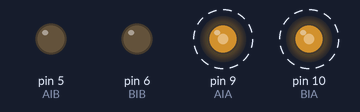
This sketch was run on a simulated Arduino Uno, built with avr-gcc and run on an emulated ATmega328P. Parts: output pins drawn as LEDs (lit = HIGH). Dashed ring = blinking.

Above: at 0.05 s.
Timing chart, 0 to 3.0 s (numbered marks = the images above):
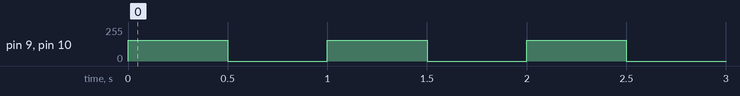

The sketch:

motor_sketch.ino
```cpp
/*
  http://www.bajdi.com
  L9110 motor driver controlling 2 small DC motors
*/

const int AIA = 9;  // (pwm) pin 9 connected to pin A-IA
const int AIB = 5;  // (pwm) pin 5 connected to pin A-IB
const int BIA = 10; // (pwm) pin 10 connected to pin B-IA
const int BIB = 6;  // (pwm) pin 6 connected to pin B-IB

byte speed = 155;  // change this (0-255) to control the speed of the motors
byte slowSpeed = 85;


void setup() {
  pinMode(AIA, OUTPUT); // set pins to output
  pinMode(AIB, OUTPUT);
  pinMode(BIA, OUTPUT);
  pinMode(BIB, OUTPUT);
}

void loop() {
  forward();
  delay(500);
  stop();
  delay(500);
  //  backward();
  //  delay(1000);
  //  left();
  //  delay(1000);
  //  right();
  //  delay(1000);
}

/*
void backward()
{
  analogWrite(AIA, 0);
  analogWrite(AIB, speed);
  analogWrite(BIA, 0);
  analogWrite(BIB, speed);
}
*/

void forward()
{
  analogWrite(AIA, speed);
  analogWrite(AIB, 0);
  analogWrite(BIA, speed);
  analogWrite(BIB, 0);
}

void left()
{
  analogWrite(AIA, slowSpeed);
  analogWrite(AIB, 0);
  analogWrite(BIA, 0);
  analogWrite(BIB, slowSpeed);
}

void right()
{
  analogWrite(AIA, 0);
  analogWrite(AIB, slowSpeed);
  analogWrite(BIA, slowSpeed);
  analogWrite(BIB, 0);
}

void stop()
{
  analogWrite(AIA, 0);
  analogWrite(AIB, 0);
  analogWrite(BIA, 0);
  analogWrite(BIB, 0);
}
```

Measured:
- by itself, pin 9 (AIA), pin 10 (BIA): alternates 155/255 for 0.50 s and 0/255 for 0.50 s
